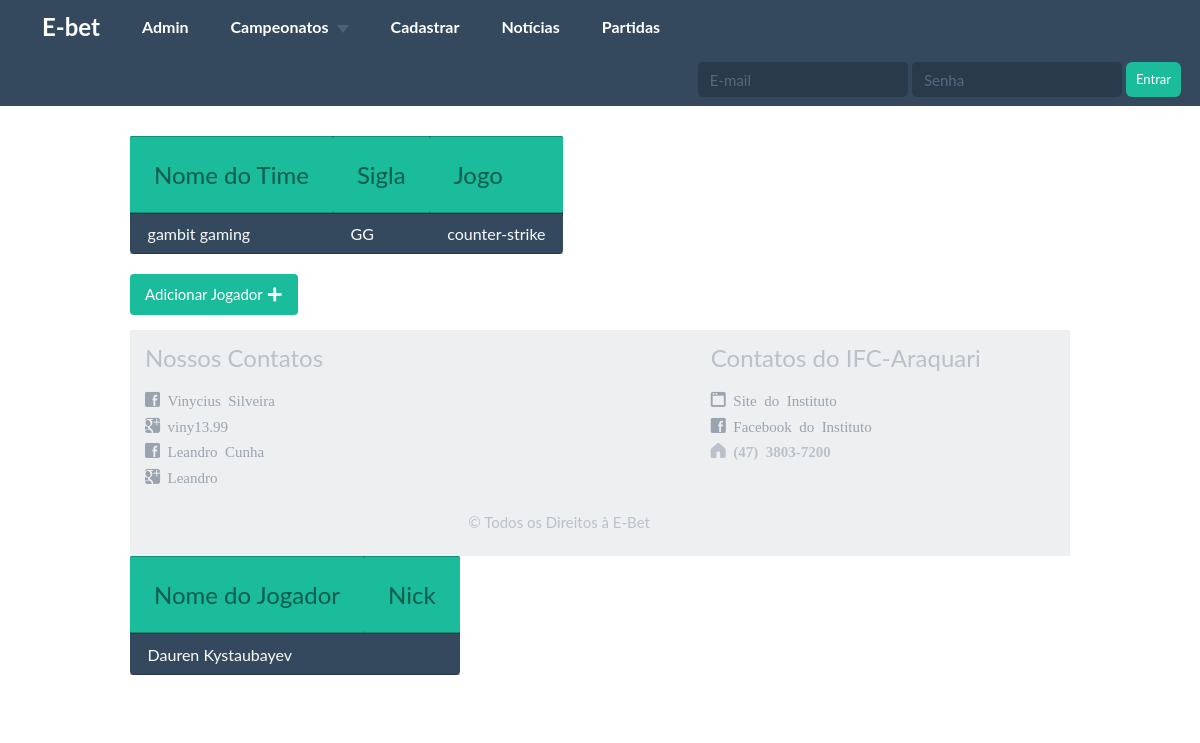
Screenshot of /times_perfil.php?id=1 with the database file from the repository.
### tables this page shows
CREATE TABLE `times` (
  `idtimes` int(11) NOT NULL AUTO_INCREMENT,
  `nome_time` varchar(45) NOT NULL,
  `sigla_times` varchar(10) NOT NULL,
  `times_idjogo` int(11) NOT NULL,
  PRIMARY KEY (`idtimes`),
  KEY `times-jogo_idx` (`times_idjogo`),
  CONSTRAINT `times-jogo` FOREIGN KEY (`times_idjogo`) REFERENCES `jogo` (`idjogo`) ON DELETE NO ACTION ON UPDATE NO ACTION
);

CREATE TABLE `jogo` (
  `idjogo` int(11) NOT NULL AUTO_INCREMENT,
  `jogo_descricao` varchar(45) NOT NULL,
  `jogo_idtipo_jogo` int(11) NOT NULL,
  PRIMARY KEY (`idjogo`),
  KEY `fk_jogo_1_idx` (`jogo_idtipo_jogo`),
  CONSTRAINT `jogo-tipo_jogo` FOREIGN KEY (`jogo_idtipo_jogo`) REFERENCES `tipo_jogo` (`idtipo_jogo`) ON DELETE NO ACTION ON UPDATE NO ACTION
);

CREATE TABLE `jogador` (
  `idjogador` int(11) NOT NULL AUTO_INCREMENT,
  `nome_jogador` varchar(45) DEFAULT NULL,
  `nick` varchar(45) NOT NULL,
  `jogador_idtimes` int(11) NOT NULL,
  PRIMARY KEY (`idjogador`),
  KEY `fk_jogador_1_idx` (`jogador_idtimes`),
  CONSTRAINT `jogador-times` FOREIGN KEY (`jogador_idtimes`) REFERENCES `times` (`idtimes`) ON DELETE NO ACTION ON UPDATE NO ACTION
);

### times_perfil.php (the view, shortened to what this page needs)
<head>
    <link href="dist/css/vendor/bootstrap/css/bootstrap.min.css" rel="stylesheet">
    <link href="dist/css/flat-ui.css" rel="stylesheet">
    <link href="docs/assets/css/demo.css" rel="stylesheet">
    <link href="index.css" rel="stylesheet">
</head>
<body>
<?php
if (isset($_SESSION["idusuario"])) {
    if ($_SESSION["tipo_usuario"] == 2) {
        require("header_admin.php");
    }
    else {
        require("header.php");
    }
}
else{
    require("header.php");
}
?>
<div class="container">
    <div class="row demo-row">
        <div class="col-xs-12">
<?php
require_once("conexao.php");
$idtimes = $_GET["id"];
$sql = "select idtimes,  nome_time, sigla_times, jogo_descricao
                    from times, jogo where times_idjogo = idjogo and idtimes = $idtimes;
                    ";
$resultado = mysqli_query($conexao, $sql);
$linha = mysqli_fetch_array($resultado);
echo " <table class='flat-table flat-table-1'>
                  <thead>
                  <th>Nome do Time</th>
                  <th>Sigla</th>
                  <th>Jogo</th>
                  </thead>
                  <tbody>
                  <td>" . $linha["nome_time"] . "</td>
                  <td>" . $linha["sigla_times"] . "</td>
                  <td>" . $linha["jogo_descricao"] . "</td>
                  </tbody>
                  </table>
                ";
$sql2 = "select idjogador, nome_jogador, nick, nome_time
                    from jogador, times where jogador_idtimes = idtimes and idtimes = $idtimes;
                    ";
$resultado2 = mysqli_query($conexao, $sql2);
$linha2 = mysqli_fetch_array($resultado2);
echo "<table class='flat-table flat-table-1'>
               <thead>
                <th>Nome do Jogador</th>
                 <th>Nick</th>
                 </thead>
                <tbody>
                <td>" . $linha2["nome_jogador"] . "</td>
                <td><a class='btn btn-block btn-lg btn-inverse' " . $linha2["idjogador"] . "" .$linha2["nick"]. "</a></td>
              </tbody>
              ";
?>
<p><a class='btn btn-primary btn-large' href='jogador_form.php?id='>Adicionar Jogador <span class='fui-plus'></span></a></p>
</div>
    </div>
</div>
</body>
<?php require ("footer.php")?>

### docs/assets/css/demo.css (style rules this page uses)
.container { width: 970px !important; }
.demo-row { margin-bottom: 20px; }

### index.css (style rules this page uses)
.flat-table { margin-bottom: 20px; border-collapse:collapse; font-family: 'Lato', Calibri, Arial, sans-serif; border: none; border-radius: 4px; -webkit-border-radius: 4px; -moz-border-radius: 4px; }
.flat-table th, .flat-table td { box-shadow: inset 0 -1px rgba(0,0,0,0.25), inset 0 1px rgba(0,0,0,0.25); }
.flat-table th { font-weight: normal; -webkit-font-smoothing: antialiased; padding: 1em; color: rgba(0,0,0,0.45); text-shadow: 0 0 1px rgba(0,0,0,0.1); font-size: 1.5em; border-radius:1.5px; }
.flat-table td { color: #f7f7f7; padding: 0.7em 1.1em 0.7em 1.1em; text-shadow: 0 0 1px rgba(255,255,255,0.1); font-size: 1em; }
.flat-table-1 { background:rgb(52, 73, 94); }
.flat-table thead { background-color: #1abc9c; }

### times_perfil.php (style rules this page uses)
body { background-color: white; }

### rows the page displays
times: nome_time "gambit gaming", sigla_times "GG", times_idjogo.jogo_descricao "counter-strike"
jogador: nome_jogador "Dauren Kystaubayev"
